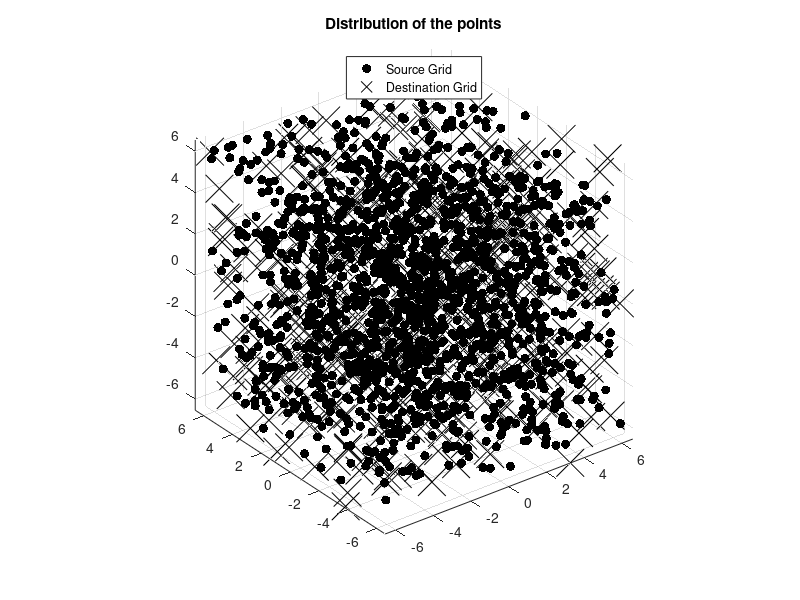

MATLAB code for this plot: (Note: this script raises an error after producing the figure.)
%% Unstructured Grid
% This examples shows how to use ConstructProjector3D on unstructured
% grids. Two sets of points are generated randomly. 
clear;clc;close all
%% Initializing Part I
disp('- Initializing')
rSource=2*pi;
rDestination=rSource*1.05; % This slightly bigger radius causes some points
                           % on destination grid being outside of the
                           % source grid; hence, on those points it is
                           % actually extrapolation and not interpolation.

ns=1600;
nd=500;

nPoly=3; % We gonna fit a 3rd order polynomial, 
nInterp=-70;

%% Generating the Source grid
disp('- Generating the Source grid')
xs=rand(ns,1)*2*rSource-rSource;
ys=rand(ns,1)*2*rSource-rSource;
zs=rand(ns,1)*2*rSource-rSource;

%% Generating the Destination Grid
disp('- Generating the Destination Grid')
xd=rand(nd,1)*2*rDestination-rDestination;
yd=rand(nd,1)*2*rDestination-rDestination;
zd=rand(nd,1)*2*rDestination-rDestination;

%% Ploting source and destination grid
figure
plot3(xs,ys,zs,'k.','MarkerSize',20);
hold on
plot3(xd,yd,zd,'kx','MarkerSize',20);
axis tight
axis square
legend('Source Grid','Destination Grid','Location','North')
title('Distribution of the points')
grid on

%% Generating the interpolant
disp('- Generating the interpolant')
P=ConstructPolyInterpolant3D(xs,ys,zs,xd,yd,zd,nPoly,nInterp);

%% Generating sum data
disp('- Generating sum data and interpolating')
F1=@(x,y,z) (sin(sqrt(x.^2+y.^2+z.^2)));
F2=@(x,y,z) (sqrt(x.^2+y.^2+z.^2));
F3=@(x,y,z) (exp(-sqrt(x.^2+y.^2+z.^2)));
F4=@(x,y,z,x0,y0,z0) (exp(-sqrt((x-x0).^2+(y-y0).^2+(z-z0).^2)));

V=zeros(ns,4);
V(:,1)=F1(xs,ys,zs);
V(:,2)=F2(xs,ys,zs);
V(:,3)=F3(xs,ys,zs);
V(:,4)=F4(xs,ys,zs,0,0,0);

V_Analytic=zeros(nd,4);
V_Analytic(:,1)=F1(xd,yd,zd);
V_Analytic(:,2)=F2(xd,yd,zd);
V_Analytic(:,3)=F3(xd,yd,zd);
V_Analytic(:,4)=F4(xd,yd,zd,0,0,0);

% Interpolating
V_interp=P*V;

% Note that since the points are randomly generated the RMSE would change
% each time. Depending on how the points are distributed you may get very
% good or very bad RMSE.
RMSE=sqrt(mean( (V_interp-V_Analytic).^2 ));

%% plotting
figure
for i=1:4
  subplot(2,2,i)
  plot(V_interp(:,i),'k.','MarkerSize',20);
  hold on
  plot(V_Analytic(:,i),'kx','MarkerSize',20);
  legend('Interpolated','Analytic');
  title(['RMSE= ' num2str(RMSE(i))]);
end